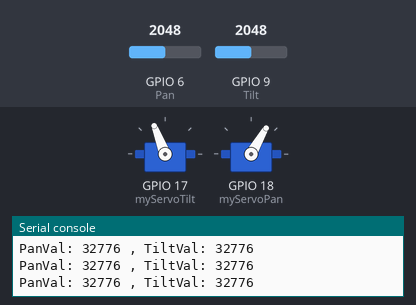
Recording of a program running on a simulated ESP32 board running MicroPython. Shown: 2 × servo, the last lines printed to the serial console. The test bench sets the inputs (shaded band); at power-on: GPIO 6 (Pan) = 2048, GPIO 9 (Tilt) = 2048 (analog values on the 0–4095 scale). Servo angles are drawn from the pulse width (0.5 ms = 0°, 2.5 ms = 180°).

Above: at 1.2 s.
1.3 s: GPIO 6 (Pan) set to 2866
At 1.6 s:
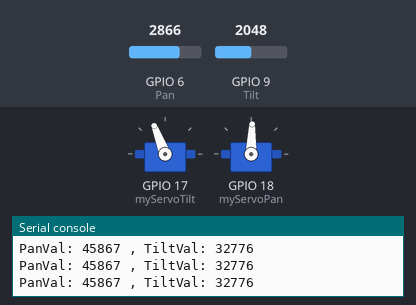
2.8 s: GPIO 9 (Tilt) set to 2866
At 3.4 s:
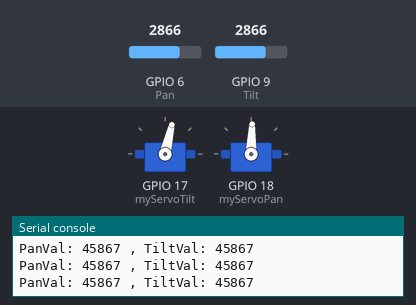
4.3 s: GPIO 6 (Pan) set to 3603
At 5.1 s:
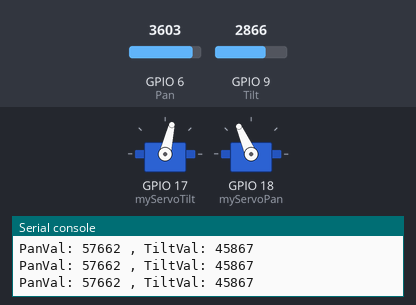
5.8 s: GPIO 9 (Tilt) set to 3603
At 6.2 s:
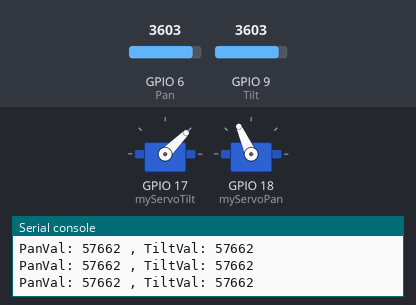
7.3 s: GPIO 6 (Pan) set to 4095
At 8.0 s:
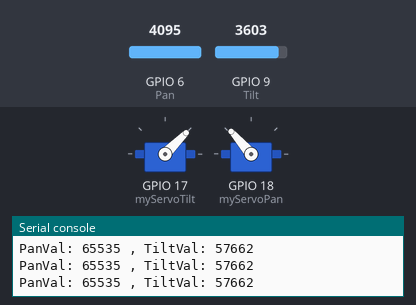
8.8 s: GPIO 9 (Tilt) set to 4095
At 9.7 s:
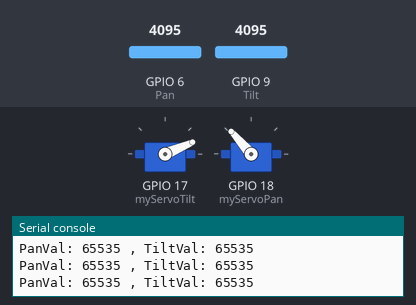
Timing chart, 0 to 11.3 s (numbered marks = the images above; inputs shaded):
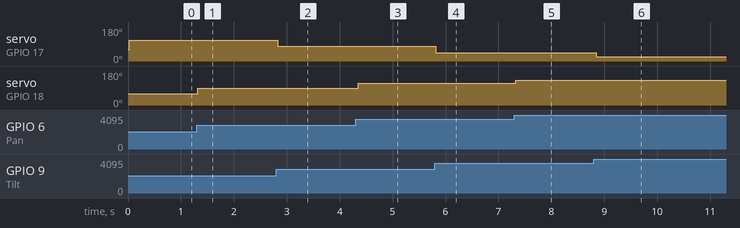

The program:

Joystick_Basic_1.py
```python
'''
same in micropython_programs/Basic/Joystick_1.py
This program reads the analog values from a joystick connected to the specified ADC pins.
It also reads the digital values from two buttons connected to specified GPIO pins.
The joystick values are scaled to a range of -100 to 100, and small values around zero are set to zero for deadzone handling.
The program prints the button states and joystick values every half second.

from Joystick_Calibrate import JOY_X_PIN, JOY_Y_PIN
Calibration complete!
Values saved:
{'center_y': 30854, 'center_x': 31043, 'min_y': 24, 'max_y': 65535, 'min_x': 31043, 'max_x': 31082}
the pan will be Joy_X_PIN: 9 , the tilt will be Joy_Y_PIN: 6now use these pins in Joystick_Basic_1.py
the reason is the way i have the joystick wired the X axis is on pin 9 and the Y axis is on pin 6
full left is 59700,full right is 100
full up is 0 an full down is 65535
neutral y is 30500  =/- 150.  neutral x is 30500 =/- 150
For pan tilt servos we will use the following mapping
X axis (pan):
    - Full Left (max_x)   -> -100
    - Center (center_x)   -> 0
    - Full Right (min_x)  -> 100
Y axis (tilt):
    - Full Up (min_y)     -> 100
    - Center (center_y)   -> 0
    - Full Down (max_y)   -> -100
 for pan center will be 0 degrees, full left -90 degrees, full right +90 degrees
 for tilt center will be 0 degrees, full up +90 degrees, full down -90 degrees
 for tilt if <= 7 degrees , degrees =7

'''

# from machine import Pin,ADC
# from time import sleep
# # JOY_Y_PIN=32
# # JOY_X_PIN=33
# JOY_Y_PIN=9
# JOY_X_PIN=6
# # JOY_Y_PIN=18
# # JOY_X_PIN=17
# yJoy=ADC(JOY_Y_PIN) #Pan
# xJoy=ADC(JOY_X_PIN) #Tilt
# yJoy.atten(ADC.ATTN_11DB)   # Full range: 3.3v
# xJoy.atten(ADC.ATTN_11DB)   # Full range: 3.3v

# black=Pin(36,Pin.IN,Pin.PULL_DOWN)

# green=Pin(35,Pin.IN,Pin.PULL_DOWN)

# try:
#     while True:
#         blackVal=black.value()
#         greenVal=green.value()
#         print(f'blackVal: {blackVal} , greenVal: {greenVal}')
#         yVal=yJoy.read_u16()
#         xVal=xJoy.read_u16()
#         print(f'yVal: {yVal} , xVal: {xVal}')
#         fx_xVal =(-100/30615)*xVal + 100
#         fx_yVal = (- 0.003053)*yVal +99.9267

#         if fx_yVal<= -100:
#             fx_yVal= -100
#         if fx_yVal>+100:
#             fx_yVal=100


#         if fx_xVal<7 and fx_xVal > -7 and fx_yVal <7 and fx_yVal >-7:
#             fx_xVal,fx_yVal= 0,0
#         print(f'fx_yVal: {fx_yVal} , fx_xVal: {fx_xVal}')
#         sleep(.5)
# except KeyboardInterrupt:
#     print('exit')
# finally:
#     print('we are exiting')

###############
'''
set up my PROTOTYPE board with an ESP32S3 feather  connected to joystick, and pan and tilt servos
Button on GPIO37 (labelled MI for MISO)

servo1 is PAN  Orange jumpers A0 pin 18
servo2 is TILT Red jumper  A1 pin    17
gray to ground
Joystick.  black  pin 5 SW
           White. pin 6 Y
           Gray.  pin 9 x
           blue GND
           purple 3.3v
# instantiate servo objects on pins 18 and 17
servoPinPan=18
servoPinTilt =17
led yellow 36 sck
led red MO. 35
'''
from machine import Pin,ADC,PWM
from time import sleep
import sys
# pins for panPin (attached to x on joystick) and tiltPin attached to y on joystick
panPin=6
tiltPin=9
Pan=ADC(panPin)
Tilt=ADC(tiltPin)
Pan.atten(ADC.ATTN_11DB)   # Full range: 3.3v
Tilt.atten(ADC.ATTN_11DB)   # Full range: 3.3v
# instantiate servo objects on pins 18 and 17
servoPinPan=18
myServoPan=PWM(Pin(servoPinPan))
myServoPan.freq(50)
servoPinTilt =17
myServoTilt=PWM(Pin(servoPinTilt))
myServoTilt.freq(50)
myServoTilt.duty_u16(3830)
myServoPan.duty_u16(3830)
try:
    while True:
        ADC_PanVal=Pan.read_u16()
        ADC_TiltVal=Tilt.read_u16()
        print(f'PanVal: {ADC_PanVal} , TiltVal: {ADC_TiltVal}')
        scalePanVal=  -0.003053 * ADC_PanVal + 99.9267
        scaleTiltVal=  0.00264 * ADC_TiltVal - 82.84

        # print(f'scalePanVal: {scalePanVal} , scaleTiltVal: {scaleTiltVal}' )
        if scalePanVal > 0 and scalePanVal < 14:
            scalePanVal=6
        pwmPanServo= (-1)*514/20 *scalePanVal  +3830
        myServoPan.duty_u16(int(pwmPanServo))
        if scaleTiltVal < 6:
            scaleTiltVal= 6
        pwmTiltServo= (-1)* 37.777 *scaleTiltVal  +5900


        myServoTilt.duty_u16(int(pwmTiltServo))

        sleep(.05)
except KeyboardInterrupt:
    print('exit')
finally:
    print('we are exiting')


'''
# test_adc_pins.py — run in raw REPL on your Feather
from machine import ADC, Pin
import time

candidates = [1,2,3,4,5,6,7,8,9,10,16]  # try a set of likely GPIOs (edit as needed)

def test_pin(gp):
    try:
        a = ADC(Pin(gp))
        a.atten(ADC.ATTN_11DB)
        # read a few samples
        vals = [a.read() if hasattr(a,'read') else a.read_u16() for _ in range(5)]
        print("GPIO", gp, "ok, sample:", vals)
        return True
    except Exception as e:
        print("GPIO", gp, "not ADC or error:", e)
        return False

for p in candidates:
    test_pin(p)
    time.sleep(0.5)

'''

'''
To control a pan servo with your joystick using MicroPython on an ESP32-S3, you'll need to convert your joystick’s `ADC_val` to a corresponding PWM value for the servo. Below is a breakdown of how to implement this logic.

## Scaling the ADC Value
Given your scaling formula, you convert `ADC_val` to a range of -100 to 100:
for Pan:
scale_val = -0.003053 * ADC_val + 99.9267


### PWM Value Calculation
Next, you need to map `scale_val` to the PWM duty cycle values. The duty cycle for a 50 Hz servo control signal varies between 0.5 ms and 2.5 ms as follows:

- When `scale_val = -100`: PWM duty cycle = 0.5 ms
- When `scale_val = 100`: PWM duty cycle = 2.5 ms

### Duty Cycle Conversion
In order to compute the PWM duty cycle based on the `scale_val`, you can use the formula:

1. For the PWM duty cycle (in milliseconds), when `scale_val` is in the range from -100 to 100:


   PWM\ms = 0.5 + \frac{(scale\_val + 100)}{200} \times (2.5 - 0.5)


In this formula:
- `0.5` is the minimum pulse width (in ms).
- `2.5` is the maximum pulse width (in ms).
- Dividing by `200` scales the value appropriately.

### Example Code
Here’s a simplified example of how to implement this in MicroPython:

'''
# import machine
# import time

# # Constants
# PWM_MIN_MS = 0.5  # Minimum pulse width
# PWM_MAX_MS = 2.5  # Maximum pulse width
# FREQ = 50  # PWM frequency
# ADC_CHANNEL = 9  # Adjust according to your setup for PAN

# # Setup ADC
# adc = machine.ADC(machine.Pin(ADC_CHANNEL))
# adc.atten(machine.ADC.ATTN_11DB)  # Configure ADC to full range

# # Setup PWM on the servo pin
# servo_pin = machine.Pin(18)  # Replace with your actual pin
# pwm = machine.PWM(servo_pin, freq=FREQ)

# # Main loop
# while True:
#     ADC_val = adc.read()  # Assume ADC readings are taken here
#     scale_val = -0.003053 * ADC_val + 99.9267
#     print(f'{scale_val}')
#     # Calculate PWM duty cycle in ms
#     pwm_ms = PWM_MIN_MS + ((scale_val + 100) / 200) * (PWM_MAX_MS - PWM_MIN_MS)
#     duty_cycle = pwm_ms / 20  # Duty cycle for 20 ms period (50 Hz)

#     # Update PWM
#     pwm.duty_u16(int(duty_cycle * 65535))  # Scale duty_cycle to 16-bit value (0-65535)

#     time.sleep(0.1)  # Adjust loop frequency as needed


### Key Points:
# - **ADC Configuration**: Ensure you configure the ADC correctly for the required range and accuracy.
# - **PWM**: Make sure to adjust the `servo_pin` and `ADC_CHANNEL` according to your hardware setup.
# - **Updating PWM**: The duty cycle must be converted to a value between 0 and 65535 using appropriate scaling to match the ESP32's PWM resolution.
# - **Loop Control**: The loop has a sleep to avoid overwhelming the processor but can be adjusted based on the requirements.
```

Measured:
- after the input at 1.3 s, servo on GPIO 18 (myServoPan): 60° → 88° at once
- after the input at 2.8 s, servo on GPIO 17 (myServoTilt): 111° → 77° at once
- after the input at 4.3 s, servo on GPIO 18 (myServoPan): 88° → 114° after 0.05 s
- after the input at 5.8 s, servo on GPIO 17 (myServoTilt): 77° → 45° at once
- after the input at 7.3 s, servo on GPIO 18 (myServoPan): 114° → 131° at once
- after the input at 8.8 s, servo on GPIO 17 (myServoTilt): 45° → 23° after 0.05 s
